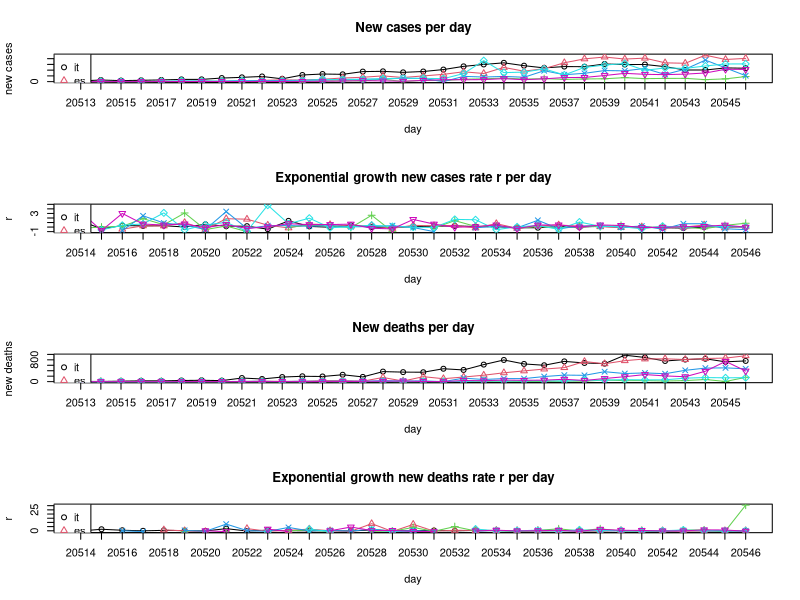

Generate this figure with R:
## Exponential growth
# y = a * (1 + r)^x
# a = initial value (the amount before measuring growth or decay)
# r = growth or decay rate (most often represented as a percentage and expressed as a decimal)
# x = number of time intervals that have passed
# (y/a)^(1/x) - 1 = r

BASE_DIR <- "~/covid-19/"
setwd(BASE_DIR)

## March: New confirmed covid-19 cases per day. Data taken from daily situation reports from the WHO website.
days <- as.Date(c('01.03','02.03','03.03','04.03','05.03','06.03','07.03',
          '08.03','09.03','10.03','11.03','12.03','13.03','14.03',
          '15.03','16.03','17.03','18.03','19.03','20.03','21.03',
          '22.03','23.03','24.03','25.03','26.03','27.03','28.03',
          '29.03','30.03','31.03','01.04','02.04','03.04'), tryFormats = c("%d.%m"))
it <- c(240,561,347,466,587,769,778,1247,1492,1797,977,2313,2651,
        2547,3497,3590,3233,3526,4207,5322,5986,6557,5560,4789,5249,
        5210,6153,5959,5974,5217,4050,4053,4782,4668)
es <- c(13,0,69,37,47,59,117,56,159,435,615,501,825,1266,1522,2000,
        1438,1987,2538,3431,2833,4946,3646,4517,6584,7937,8578,7871,
        8189,6549,6398,9222,7719,8102)
ch <- c(8,6,6,7,20,30,123,55,68,0,159,154,213,267,234,841,0,450,353,
        853,977,1237,894,1044,774,925,1000,1390,1048,1122,1138,696,
        962,1774)
fr <- c(43,0,91,21,73,138,193,93,410,286,372,495,591,780,829,911,
        1193,1079,0,1834,1598,1821,1525,3794,2410,2895,3866,3756,
        4603,2497,4335,7500,4784,2066)
de <- c(0,72,28,39,66,272,105,156,317,27,157,271,802,693,733,1043,
        1174,1144,1042,2801,7324,3140,3311,4438,2342,4954,5780,6294,
        3965,4751,4615,5453,6156,6174)
uk <- c(3,13,3,12,20,29,49,43,67,46,50,87,134,208,342,251,152,407,
        672,647,706,1035,669,967,1427,1452,2129,2885,2546,2433,2619,
        3009,4324,4244)
all_countries <- list(it,es,ch,fr,de,uk)

## March: New confirmed covid-19 deaths per day. Data taken from daily situation reports from the WHO website.
it_d <- c(8,6,17,28,27,41,49,37,132,97,168,196,189,252,173,368,349,
          345,473,429,625,795,649,601,743,685,660,971,887,758,810,
          839,727,760)
es_d <- c(0,0,0,0,1,2,2,0,5,18,8,12,36,36,16,152,21,182,107,169,
          235,324,394,462,514,738,655,769,832,838,812,849,864,950)
ch_d <- c(0,0,0,0,0,1,0,1,0,0,1,1,2,0,5,2,1,5,2,12,10,13,4,6,20,17,
          58,36,38,22,38,78,5,158)
fr_d <- c(0,0,1,1,0,2,3,1,9,11,3,15,13,18,12,36,21,27,0,128,78,112,
          112,186,240,231,364,297,319,291,415,497,505,471)
de_d <- c(0,0,0,0,0,0,0,0,0,2,0,1,3,0,2,4,1,0,0,8,25,22,27,32,23,49,
          55,72,64,66,128,149,140,145)
uk_d <- c(0,0,0,0,0,0,1,1,0,1,3,0,2,2,11,14,20,5,0,41,33,56,48,54,
          87,41,115,181,260,209,180,381,743,389)
all_countries_d <- list(it_d,es_d,ch_d,fr_d,de_d,uk_d)

## Computing exponential growth rates r
compute_r <- function(y, t, x){
  r <- c()
  for(i in 2:length(t)){
    new_r <- (y[i] / y[i-1])^(1/x) - 1
    if(abs(new_r) %in% c(Inf, NaN)) new_r <- NA
    r <- c(r, new_r)
  }
  return(r)
}

r_it <- compute_r(it, days, 1)
r_es <- compute_r(es, days, 1)
r_ch <- compute_r(ch, days, 1)
r_fr <- compute_r(fr, days, 1)
r_de <- compute_r(de, days, 1)
r_uk <- compute_r(uk, days, 1)
all_countries_r <- list(r_it,r_es,r_ch,r_fr,r_de,r_uk)

r_it_d <- compute_r(it_d, days, 1)
r_es_d <- compute_r(es_d, days, 1)
r_ch_d <- compute_r(ch_d, days, 1)
r_fr_d <- compute_r(fr_d, days, 1)
r_de_d <- compute_r(de_d, days, 1)
r_uk_d <- compute_r(uk_d, days, 1)
all_countries_r_d <- list(r_it_d,r_es_d,r_ch_d,r_fr_d,r_de_d,r_uk_d)

## Plotting
all_countries_names <- c('it','es','ch','fr','de','uk')
colors <- 1:length(all_countries_names)
pchs <- 1:length(all_countries_names)

pdf('figures/static-new-cases-with-growth-rate.pdf', height = 10, paper = 'a4')

par(mfrow=c(4,1))

# New cases per day
plot(days, unlist(all_countries[1]), main='New cases per day', type='o',
     ylim=c(0,max(unlist(all_countries),na.rm=T)),
     xaxt="n", col=colors[1], pch=pchs[1], ylab='new cases', xlab='day')
axis(1, at=days, labels=T)
for(i in 2:length(all_countries)){
  lines(days, unlist(all_countries[i]), type='o', col=colors[i], pch=pchs[i])
}
legend('topleft',legend=all_countries_names,col=colors,pch=pchs)

# Exponential growth new cases rate r per day
plot(days[-1], unlist(all_countries_r[1]), main='Exponential growth new cases rate r per day', type='o',
     ylim=c(min(unlist(all_countries_r),na.rm=T), max(unlist(all_countries_r),na.rm=T)),
     xaxt="n", col=colors[1], pch=pchs[1], ylab='r', xlab='day')
axis(1, at=days[-1], labels=T)
for(i in 2:length(all_countries_r)){
  lines(days[-1], unlist(all_countries_r[i]), type='o', col=colors[i], pch=pchs[i])
}
legend('topleft',legend=all_countries_names,col=colors,pch=pchs)


# New deaths per day
plot(days, unlist(all_countries_d[1]), main='New deaths per day', type='o',
     ylim=c(0,max(unlist(all_countries_d),na.rm=T)),
     xaxt="n", col=colors[1], pch=pchs[1], ylab='new deaths', xlab='day')
axis(1, at=days, labels=T)
for(i in 2:length(all_countries_d)){
  lines(days, unlist(all_countries_d[i]), type='o', col=colors[i], pch=pchs[i])
}
legend('topleft',legend=all_countries_names,col=colors,pch=pchs)

# Exponential growth new deaths rate r per day
plot(days[-1], unlist(all_countries_r_d[1]), main='Exponential growth new deaths rate r per day', type='o',
     ylim=c(min(unlist(all_countries_r_d),na.rm=T), max(unlist(all_countries_r_d),na.rm=T)),
     xaxt="n", col=colors[1], pch=pchs[1], ylab='r', xlab='day')
axis(1, at=days[-1], labels=T)
for(i in 2:length(all_countries_r_d)){
  lines(days[-1], unlist(all_countries_r_d[i]), type='o', col=colors[i], pch=pchs[i])
}
legend('topleft',legend=all_countries_names,col=colors,pch=pchs)

dev.off <- dev.off()